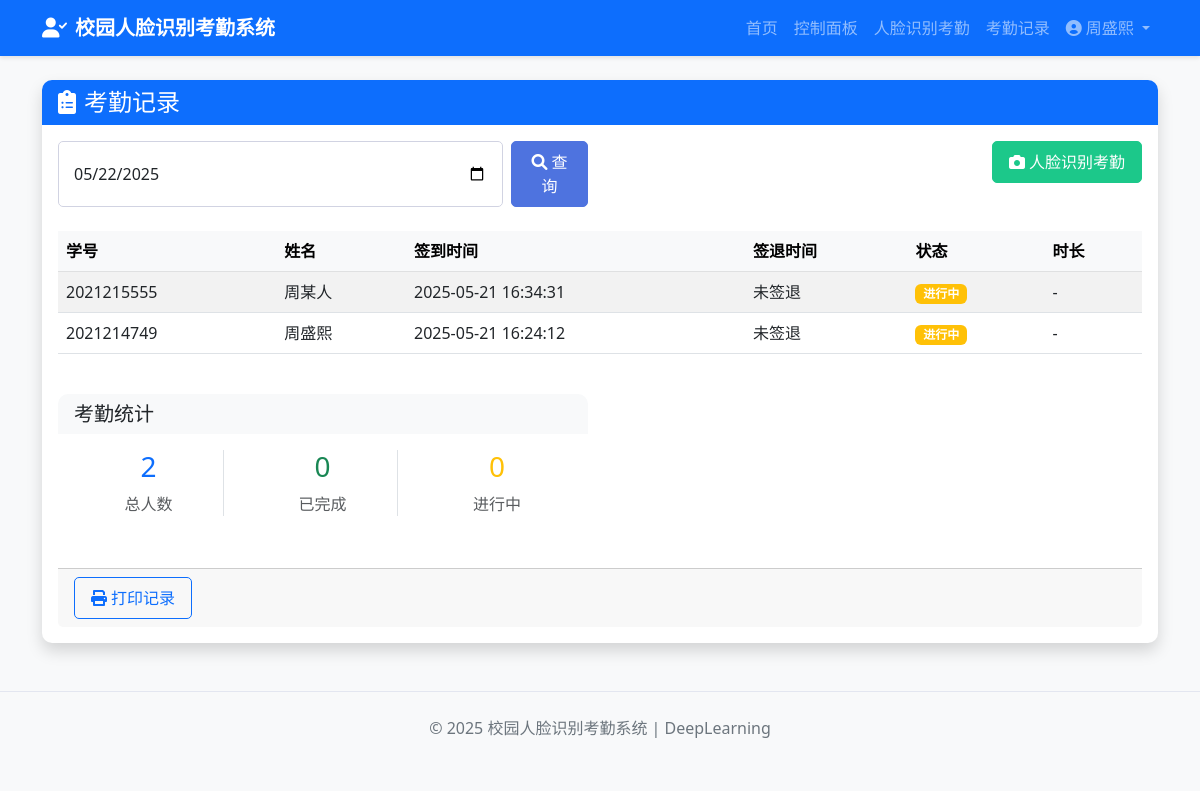
Screenshot of /attendance (signed in) with the database file from the repository.
### tables this page shows
CREATE TABLE users (
        id INTEGER PRIMARY KEY AUTOINCREMENT,
        student_id TEXT UNIQUE NOT NULL,
        name TEXT NOT NULL,
        email TEXT UNIQUE,
        password TEXT NOT NULL,
        registration_date TIMESTAMP DEFAULT CURRENT_TIMESTAMP
    , role TEXT DEFAULT 'student', is_active INTEGER DEFAULT 1);

CREATE TABLE attendance (
        id INTEGER PRIMARY KEY AUTOINCREMENT,
        user_id INTEGER NOT NULL,
        check_in_time TIMESTAMP DEFAULT CURRENT_TIMESTAMP,
        check_out_time TIMESTAMP,
        date TEXT,
        FOREIGN KEY (user_id) REFERENCES users (id)
    );

### app.py (the view)
@app.route('/attendance', methods=['GET'])
def attendance():
    if 'user_id' not in session:
        flash('Please login first', 'warning')
        return redirect(url_for('login'))
    date = request.args.get('date', datetime.now().strftime('%Y-%m-%d'))
    attendance_records = Attendance.get_attendance_by_date(date)
    return render_template('attendance.html',
                           attendance_records=attendance_records,
                           selected_date=date)

### database/models.py (called while the page is built)
    @staticmethod
    def get_attendance_by_date(date):
        conn = sqlite3.connect(DB_PATH)
        cursor = conn.cursor()
        cursor.execute('''
        SELECT a.id, a.user_id, u.student_id, u.name, a.check_in_time, a.check_out_time
        FROM attendance a
        JOIN users u ON a.user_id = u.id
        WHERE a.date = ?
        ORDER BY a.check_in_time DESC
        ''', (date,))
        records = cursor.fetchall()
        conn.close()
        result = []
        for record in records:
            result.append({
                'id': record[0],
                'user_id': record[1],
                'student_id': record[2],
                'name': record[3],
                'check_in_time': record[4],
                'check_out_time': record[5]
            })
        return result

### templates/attendance.html (shortened to what this page needs)
{% extends 'base.html' %}
{% block content %}
<div class="card shadow">
    <div class="card-header bg-primary text-white">
        <h4 class="mb-0"><i class="fas fa-clipboard-list me-2"></i>考勤记录</h4>
    </div>
    <div class="card-body">
        <div class="row mb-4">
            <div class="col-md-6">
                <form method="GET" action="{{ url_for('attendance') }}" class="d-flex">
                    <input type="date" class="form-control me-2" name="date" value="{{ selected_date }}" required>
                    <button type="submit" class="btn btn-primary">
                        <i class="fas fa-search me-1"></i>查询
                    </button>
                </form>
            </div>
            <div class="col-md-6 text-md-end mt-3 mt-md-0">
                <a href="{{ url_for('face_recognition_attendance') }}" class="btn btn-success">
                    <i class="fas fa-camera me-1"></i>人脸识别考勤
                </a>
            </div>
        </div>
        {% if attendance_records %}
        <div class="table-responsive">
            <table class="table table-hover table-striped">
                <thead class="table-light">
                    <tr>
                        <th>学号</th>
                        <th>姓名</th>
                        <th>签到时间</th>
                        <th>签退时间</th>
                        <th>状态</th>
                        <th>时长</th>
                    </tr>
                </thead>
                <tbody>
                    {% for record in attendance_records %}
                    <tr>
                        <td>{{ record.student_id }}</td>
                        <td>{{ record.name }}</td>
                        <td>{{ record.check_in_time }}</td>
                        <td>{{ record.check_out_time if record.check_out_time else '未签退' }}</td>
                        <td>
                            {% if record.check_out_time %}
                            <span class="badge bg-success">已完成</span>
                            {% else %}
                            <span class="badge bg-warning">进行中</span>
                            {% endif %}
                        </td>
                        <td>
                            {% if record.check_out_time %}
                            {% set check_in = record.check_in_time.split(' ')[1] %}
                            {% set check_out = record.check_out_time.split(' ')[1] %}
                            {% set hours = (check_out.split(':')[0]|int - check_in.split(':')[0]|int) %}
                            {% set minutes = (check_out.split(':')[1]|int - check_in.split(':')[1]|int) %}
                            {% if minutes < 0 %} {% set hours=hours - 1 %} {% set minutes=minutes + 60 %} {% endif %} {{
                                hours }}小时{{ minutes }}分钟 {% else %} - {% endif %} </td>
                    </tr>
                    {% endfor %}
                </tbody>
            </table>
        </div>
        <div class="row mt-4">
            <div class="col-md-6">
                <div class="card">
                    <div class="card-header bg-light">
                        <h5 class="mb-0">考勤统计</h5>
                    </div>
                    <div class="card-body">
                        <div class="row text-center">
                            <div class="col-4">
                                <div class="border-end">
                                    <h3 class="text-primary">{{ attendance_records|length }}</h3>
                                    <p class="text-muted">总人数</p>
                                </div>
                            </div>
                            <div class="col-4">
                                <div class="border-end">
                                    <h3 class="text-success">
                                        {% set completed = 0 %}
                                        {% for record in attendance_records %}
                                        {% if record.check_out_time %}
                                        {% set completed = completed + 1 %}
                                        {% endif %}
                                        {% endfor %}
                                        {{ completed }}
                                    </h3>
                                    <p class="text-muted">已完成</p>
                                </div>
                            </div>
                            <div class="col-4">
                                <h3 class="text-warning">
                                    {% set in_progress = 0 %}
                                    {% for record in attendance_records %}
                                    {% if not record.check_out_time %}
                                    {% set in_progress = in_progress + 1 %}
                                    {% endif %}
                                    {% endfor %}
                                    {{ in_progress }}
                                </h3>
                                <p class="text-muted">进行中</p>
                            </div>
                        </div>
                    </div>
                </div>
        </div>
        {% else %}
        <div class="alert alert-info">
            <i class="fas fa-info-circle me-2"></i>{{ selected_date }} 没有考勤记录
        </div>
        {% endif %}
    </div>
    <div class="card-footer">
        <div class="row">
            <div class="col-md-6">
                <button class="btn btn-outline-primary" onclick="window.print()">
                    <i class="fas fa-print me-1"></i>打印记录
                </button>
        </div>
    </div>
</div>
{% endblock %}

### templates/base.html (shortened to what this page needs)
<!DOCTYPE html>
<html lang="zh-CN">
<head>
    <link href="https://cdn.jsdelivr.net/npm/bootstrap@5.3.0-alpha1/dist/css/bootstrap.min.css" rel="stylesheet">
    <link rel="stylesheet" href="https://cdnjs.cloudflare.com/ajax/libs/font-awesome/6.0.0/css/all.min.css">
    <link rel="stylesheet" href="{{ url_for('static', filename='css/style.css') }}">
</head>
<body>
    <nav class="navbar navbar-expand-lg navbar-dark bg-primary">
        <div class="container">
            <a class="navbar-brand" href="{{ url_for('index') }}">
                <i class="fas fa-user-check me-2"></i>校园人脸识别考勤系统
            </a>
            <div class="collapse navbar-collapse" id="navbarNav">
                <ul class="navbar-nav ms-auto">
                    <li class="nav-item">
                        <a class="nav-link" href="{{ url_for('index') }}">首页</a>
                    </li>
                    {% if session.get('user_id') %}
                    <li class="nav-item">
                        <a class="nav-link" href="{{ url_for('dashboard') }}">控制面板</a>
                    </li>
                    <li class="nav-item">
                        <a class="nav-link" href="{{ url_for('face_recognition_attendance') }}">人脸识别考勤</a>
                    </li>
                    <li class="nav-item">
                        <a class="nav-link" href="{{ url_for('attendance') }}">考勤记录</a>
                    </li>
                    <li class="nav-item dropdown">
                        <a class="nav-link dropdown-toggle" href="#" id="navbarDropdown" role="button"
                            data-bs-toggle="dropdown" aria-expanded="false">
                            <i class="fas fa-user-circle me-1"></i>{{ session.get('name') }}
                        </a>
                    </li>
                    {% endif %}
                </ul>
            </div>
        </div>
    </nav>
    <main class="container my-4">
        {% block content %}{% endblock %}
    </main>
    <footer class="bg-light py-4 mt-5">
        <div class="container text-center">
            <p class="mb-0">&copy; {{ 2025 }} 校园人脸识别考勤系统 | DeepLearning</p>
        </div>
    </footer>
</body>
</html>

### static/css/style.css (style rules this page uses)
body { background-color: #f8f9fa; font-family: 'Segoe UI', Tahoma, Geneva, Verdana, sans-serif; }
.navbar { box-shadow: 0 2px 4px rgba(0, 0, 0, 0.1); }
.navbar-brand { font-weight: 600; }
.card { border: none; border-radius: 10px; overflow: hidden; margin-bottom: 20px; transition: transform 0.3s, box-shadow 0.3s; }
.card-header { font-weight: 600; border-bottom: none; }
.btn { border-radius: 5px; font-weight: 500; padding: 8px 16px; transition: all 0.3s; }
.btn-primary { background-color: #4e73df; border-color: #4e73df; }
.btn-success { background-color: #1cc88a; border-color: #1cc88a; }
.form-control { border-radius: 5px; padding: 10px 15px; border: 1px solid #d1d3e2; }
footer { margin-top: 3rem; padding: 1.5rem 0; color: #6c757d; border-top: 1px solid #e3e6f0; }

### rows the page displays
users: get "周盛熙"
attendance: student_id "2021215555", name "周某人", check_in_time "2025-05-21 16:34:31", check_out_time "未签退"
attendance: student_id "2021214749", name "周盛熙", check_in_time "2025-05-21 16:24:12", check_out_time "未签退"

### other values shown
{{ attendance_records|length }} "2"
{{ completed }} "0"
{{ in_progress }} "0"
{{ 2025 }} "2025"
